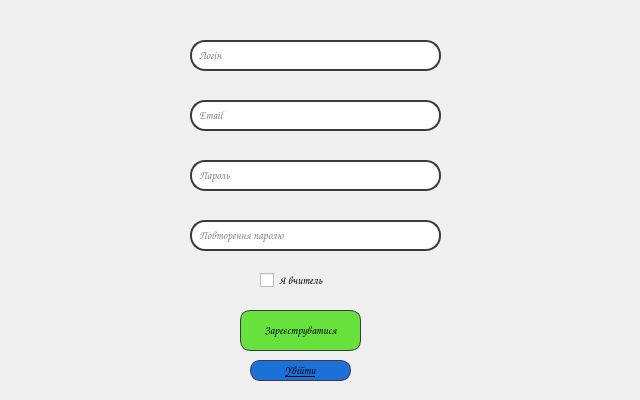
<?xml version="1.0" encoding="UTF-8"?>
<ui version="4.0">
 <class>PyProgram</class>
 <widget class="QDialog" name="PyProgram">
  <property name="geometry">
   <rect>
    <x>0</x>
    <y>0</y>
    <width>640</width>
    <height>400</height>
   </rect>
  </property>
  <property name="font">
   <font>
    <family>Comic Sans MS</family>
    <pointsize>8</pointsize>
    <weight>50</weight>
    <italic>false</italic>
    <bold>false</bold>
   </font>
  </property>
  <property name="windowTitle">
   <string>PyProgram</string>
  </property>
  <property name="styleSheet">
   <string notr="true">font: 8pt &quot;Comic Sans MS&quot;;</string>
  </property>
  <widget class="QCheckBox" name="isteacher_checkbox">
   <property name="geometry">
    <rect>
     <x>260</x>
     <y>270</y>
     <width>91</width>
     <height>20</height>
    </rect>
   </property>
   <property name="text">
    <string>Я вчитель</string>
   </property>
  </widget>
  <widget class="QLineEdit" name="login">
   <property name="geometry">
    <rect>
     <x>190</x>
     <y>40</y>
     <width>251</width>
     <height>31</height>
    </rect>
   </property>
   <property name="styleSheet">
    <string notr="true">border: 2px solid rgb(61, 56, 70);
border-radius:15px;
padding-left: 5px;</string>
   </property>
   <property name="placeholderText">
    <string>Логін</string>
   </property>
  </widget>
  <widget class="QLineEdit" name="email">
   <property name="geometry">
    <rect>
     <x>190</x>
     <y>100</y>
     <width>251</width>
     <height>31</height>
    </rect>
   </property>
   <property name="styleSheet">
    <string notr="true">border: 2px solid rgb(61, 56, 70);
border-radius:15px;
padding-left: 5px;</string>
   </property>
   <property name="placeholderText">
    <string>Email</string>
   </property>
  </widget>
  <widget class="QLineEdit" name="password">
   <property name="geometry">
    <rect>
     <x>190</x>
     <y>160</y>
     <width>251</width>
     <height>31</height>
    </rect>
   </property>
   <property name="styleSheet">
    <string notr="true">border: 2px solid rgb(61, 56, 70);
border-radius:15px;
padding-left: 5px;</string>
   </property>
   <property name="placeholderText">
    <string>Пароль</string>
   </property>
  </widget>
  <widget class="QLineEdit" name="passwordr">
   <property name="geometry">
    <rect>
     <x>190</x>
     <y>220</y>
     <width>251</width>
     <height>31</height>
    </rect>
   </property>
   <property name="styleSheet">
    <string notr="true">border: 2px solid rgb(61, 56, 70);
border-radius:15px;
padding-left: 5px;</string>
   </property>
   <property name="placeholderText">
    <string>Повторення паролю</string>
   </property>
  </widget>
  <widget class="QPushButton" name="reg_button">
   <property name="geometry">
    <rect>
     <x>240</x>
     <y>310</y>
     <width>121</width>
     <height>41</height>
    </rect>
   </property>
   <property name="styleSheet">
    <string notr="true">QPushButton
{
	
	background-color: rgb(103, 226, 60);
	border: 0.5px solid rgb(61, 56, 70);
	border-radius:10px;
}</string>
   </property>
   <property name="text">
    <string>Зареєструватися</string>
   </property>
  </widget>
  <widget class="QPushButton" name="login_button_link">
   <property name="geometry">
    <rect>
     <x>250</x>
     <y>360</y>
     <width>101</width>
     <height>21</height>
    </rect>
   </property>
   <property name="font">
    <font>
     <family>Comic Sans MS</family>
     <pointsize>8</pointsize>
     <weight>50</weight>
     <italic>false</italic>
     <bold>false</bold>
     <underline>true</underline>
    </font>
   </property>
   <property name="styleSheet">
    <string notr="true">QPushButton
{
	font-color: rgb(0,0,0);
	background-color: rgb(28, 113, 216);
	border: 0.5px solid rgb(61, 56, 70);
	border-radius:10px;
}</string>
   </property>
   <property name="text">
    <string>Увійти</string>
   </property>
  </widget>
 </widget>
 <resources/>
 <connections/>
</ui>
